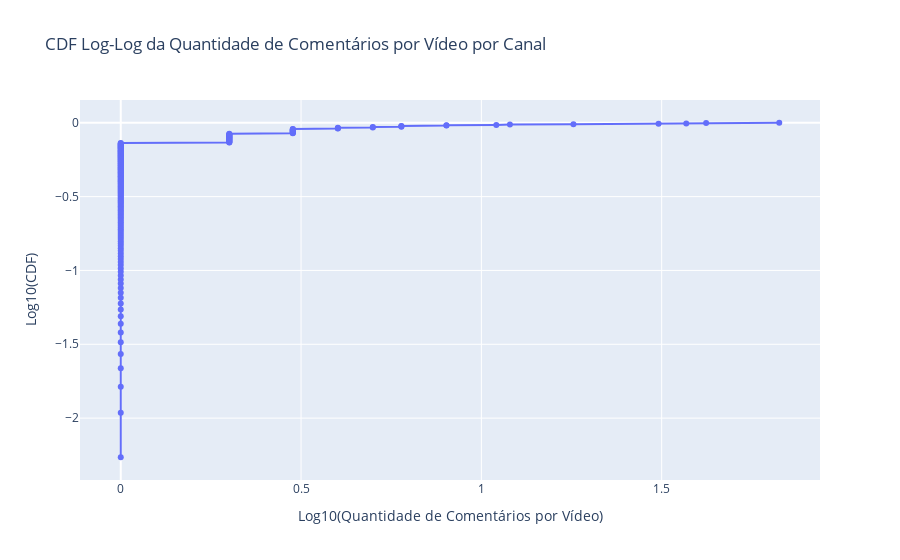

The code cell stored with this chart in its notebook:
### Code cell
import pandas as pd
import plotly.graph_objects as go
import numpy as np

def plot_log_log_cdf_comments_per_video_per_channel(cdf, video_column='video_id', comment_column='comment_id', channel_column='channel_id'):
    """
    Plota a CDF em escala log-log da quantidade de comentários por vídeo por canal para múltiplos países.

    Args:
    
      - "df": DataFrame dos comentários do país
      - "title": Nome do país (para legenda no gráfico)
    - video_column: Nome da coluna de vídeo no DataFrame (padrão: 'video_id')
    - comment_column: Nome da coluna de comentários no DataFrame (padrão: 'comment_id')
    - channel_column: Nome da coluna de canal no DataFrame (padrão: 'channel_id')
    """
    # Cria uma figura para o gráfico
    fig = go.Figure()


    title = 'dados'

    # Conta o número de comentários por vídeo para cada canal
    comments_per_video_per_channel = df.groupby([channel_column, video_column])[comment_column].nunique()

    # Agora, calcula o número de comentários por vídeo por canal
    comments_per_video_per_channel = comments_per_video_per_channel.reset_index(name='comments_count')

    # Conta a quantidade de vídeos com diferentes números de comentários
    comments_per_video_count = comments_per_video_per_channel['comments_count'].value_counts()

    # Calcula o CDF
    sorted_counts = np.sort(comments_per_video_count)
    cdf = np.arange(1, len(sorted_counts) + 1) / len(sorted_counts)

    # Plota a CDF log-log
    fig.add_trace(go.Scatter(
        x=np.log10(sorted_counts),
        y=np.log10(cdf),
        mode='lines+markers',
        name=title
    ))

    # Configurações do layout para a escala log-log
    fig.update_layout(
        title='CDF Log-Log da Quantidade de Comentários por Vídeo por Canal',
        xaxis_title='Log10(Quantidade de Comentários por Vídeo)',
        yaxis_title='Log10(CDF)',
        xaxis_type="linear",
        yaxis_type="linear",
        xaxis_showgrid=True,
        yaxis_showgrid=True
    )

    # Salva o gráfico e exibe a imagem
    fig.show()
    # image_path = save_plot_as_image(fig, directory_path)
    # display_image(image_path)

# Chama a função para exibir a CDF de comentários por vídeo por canal
plot_log_log_cdf_comments_per_video_per_channel(df)

### Figure 1 — Plotly figure (JSON) as saved in the notebook; plotly's stock layout.template omitted (floating-point values rounded to 4 significant figures; data arrays with more than 128 entries replaced by an {"elided": "..."} marker saying what was removed)
{"data": [{"mode": "lines+markers", "name": "dados", "type": "scatter", "x": {"elided": "184 float values"}, "y": {"elided": "184 float values"}}], "layout": {"title": {"text": "CDF Log-Log da Quantidade de Comentários por Vídeo por Canal"}, "xaxis": {"showgrid": true, "title": {"text": "Log10(Quantidade de Comentários por Vídeo)"}, "type": "linear"}, "yaxis": {"showgrid": true, "title": {"text": "Log10(CDF)"}, "type": "linear"}}}
